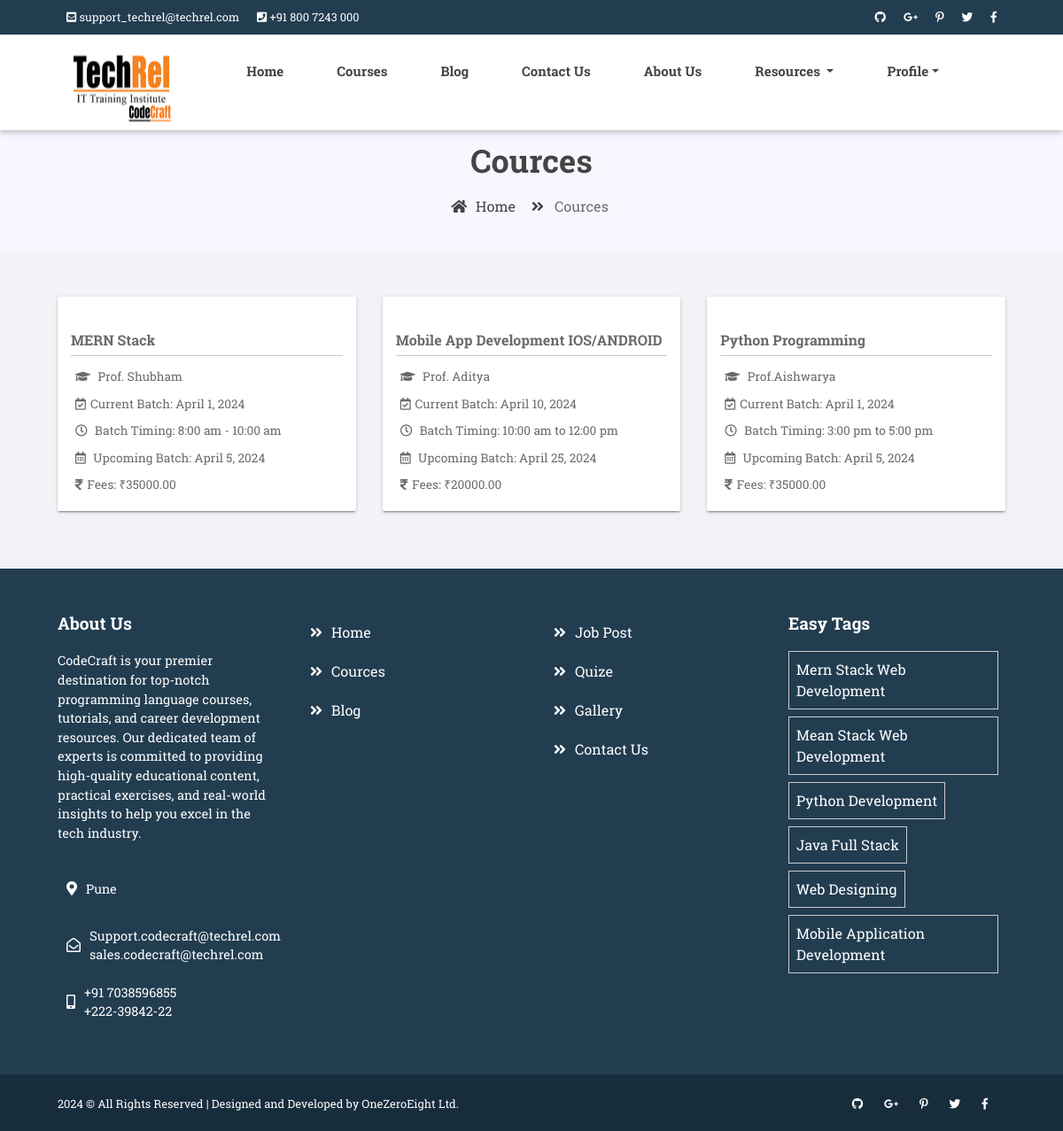
Screenshot of /cources/ with the database file from the repository.
### courses/models.py (models this page shows)
class Course(models.Model):
    course_icon = models.FileField(upload_to="cource/",max_length=250,null=True,default=None)
    course_name = models.CharField(max_length=100)
    professor_name = models.CharField(max_length=100)
    current_batch_date = models.DateField()
    batch_timing = models.CharField(max_length=100)
    upcoming_batch = models.DateField()
    fees = models.DecimalField(max_digits=10, decimal_places=2)

### CodeCraft/views.py (the view)
# urls.py: path('cources/',views.cources),
def cources(request):
    courseData=Course.objects.all()[:6] # limit for only six courses
    Data1={
        'courseData':courseData
    }
    return render(request,"cources.html",Data1)

### templates/cources.html (shortened to what this page needs)
<!doctype html>
<html lang="en">
<head>
    <link rel="stylesheet" href="/static/assets/css/bootstrap.min.css">
    <link rel="stylesheet" href="/static/assets/css/fontawsom-all.min.css">
    <link rel="stylesheet" href="/static/assets/plugins/slider/css/owl.carousel.min.css">
    <link rel="stylesheet" href="/static/assets/plugins/slider/css/owl.theme.default.css">
    <link rel="stylesheet" type="text/css" href="/static/assets/css/style.css" />
</head>
<body>
    {%  include "header.html" %}
    <div class="page-nav no-margin row">
        <div class="container">
            <div class="row">
                <h2>Cources</h2>
                <ul>
                    <li> <a href="/"><i class="fas fa-home"></i> Home</a></li>
                    <li><i class="fas fa-angle-double-right"></i> Cources</li>
                </ul>
            </div>
        </div>
    </div>
<div class="popular-cources pc2">
    <div class="container">
        <div class="row courc-ro">
            {% for CD in courseData %}
            <div class="col-md-4">
                <div class="courc-card">
                    <div class="cource-det">
                        <h6>{{ CD.course_name }}</h6>
                        <ul>
                            <li><i class="fas fa-graduation-cap"></i> {{ CD.professor_name }}</li>
                            <li><i class="far fa-calendar-check"></i>Current Batch: {{ CD.current_batch_date }}</li>
                            <li><i class="far fa-clock"></i> Batch Timing: {{ CD.batch_timing }}</li>
                            <li><i class="far fa-calendar-alt"></i> Upcoming Batch:  {{ CD.upcoming_batch }}</li>
                            <li><i class="fas fa-rupee-sign"></i>Fees: ₹{{ CD.fees}}</li>
                        </ul>
                    </div>
                </div>
            </div>
            {% endfor %}
         </div>
    </div>
</div>
    {%  include "footer.html" %}
    <div class="copy">
        <div class="container">
            <a href="https://onezeroeight.in/">2024 &copy; All Rights Reserved | Designed and Developed by OneZeroEight Ltd.</a>
            <span>
                <a><i class="fab fa-github"></i></a>
                <a><i class="fab fa-google-plus-g"></i></a>
                <a><i class="fab fa-pinterest-p"></i></a>
                <a><i class="fab fa-twitter"></i></a>
                <a><i class="fab fa-facebook-f"></i></a>
            </span>
        </div>
    </div>
</body>
</html>

### templates/header.html (shortened to what this page needs)
{% load static %}
<header>
    <div class="header-top">
        <div class="container">
            <div class="row">
                <div class="col-lg-7 col-md-12 left-item">
                    <ul>
                        <li><i class="fas fa-envelope-square"></i> support_techrel@techrel.com </li>
                        <li><i class="fas fa-phone-square"></i> +91 800 7243 000</li>
                    </ul>
                </div>
                <div class="col-lg-5 d-none d-lg-block right-item">
                    <ul>
                        <li><a><i class="fab fa-github"></i></a></li>
                        <li><a><i class="fab fa-google-plus-g"></i></a></li>
                        <li> <a><i class="fab fa-pinterest-p"></i></a></li>
                        <li><a><i class="fab fa-twitter"></i></a></li>
                        <li> <a><i class="fab fa-facebook-f"></i></a></li>
                    </ul>
                </div>
            </div>
        </div>
    </div>
    <div id="nav-head" class="header-nav">
        <div class="container">
            <div class="row">
                <div class="col-md-2 col-sm-8 nav-img">
                    <img src="/static/assets/images/logo.png" width="300" height="100" alt="">
                </div>
                <div class="col-md-10 d-none d-md-block nav-item">
                    <ul>
                        <li><a href="/">Home</a></li>
                        <li><a href="/cources">Courses</a></li>
                        <li><a href="/blog">Blog</a></li>
                        <li><a href="/contact_us">Contact Us</a></li>
                        <li><a href="/about_us">About Us</a></li>
                        <li class="dropdown">
                            <a href="#" class="dropdown-toggle" data-toggle="dropdown">Resources </a>
                        </li>
                        {% if user.is_authenticated%}
                        <ul>
                           <li>
                             <a href="{% url 'profile' %}">Profile</a>
                             <form method="post" action="{% url 'logout' %}">
                                {% csrf_token %}
                                <button type="submit">Logout</button>
                             </form>
                            </li>
                        </ul>
                        {% else %}
                            <li class="dropdown">
                                <a href="#" class="dropdown-toggle" data-toggle="dropdown">Profile</a>
                            </li>
                        {% endif %}
                     </ul>
                </div>
            </div>
        </div>
    </div>
</header>

### templates/footer.html
{% load static %}
<footer>
    <div class="container">
        <div class="row">
            <div class="col-md-3 about">
                <h2>About Us</h2>
                <p>CodeCraft is your premier destination for top-notch programming language courses, tutorials, and career development resources.
                     Our dedicated team of experts is committed to providing high-quality educational content, practical exercises,
                     and real-world insights to help you excel in the tech industry.
                 </p>
                <div class="foot-address">
                    <div class="icon">
                        <i class="fas fa-map-marker-alt"></i>
                    </div>
                    <div class="addet">
                        Pune
                    </div>
                </div>
                <div class="foot-address">
                    <div class="icon">
                        <i class="far fa-envelope-open"></i>
                    </div>
                    <div class="addet">
                        Support.codecraft@techrel.com <br>
                        sales.codecraft@techrel.com
                    </div>
                </div>
                <div class="foot-address">
                    <div class="icon">
                         <i class="fas fa-mobile-alt"></i>
                    </div>
                    <div class="addet">
                        +91 7038596855 <br>
                        +222-39842-22
                    </div>
                </div>
            </div>
            <div class="col-md-3 glink">
                <ul>
                    <li><a href="/"><i class="fas fa-angle-double-right"></i>Home</a></li>
                    <li><a href="/cources"><i class="fas fa-angle-double-right"></i>Cources</a></li>
                    <li><a href="/blog"><i class="fas fa-angle-double-right"></i>Blog</a></li>
                </ul>
            </div>
            <div class="col-md-3 glink">
                <ul>
                    <li><a href="job_post.html"><i class="fas fa-angle-double-right"></i>Job Post</a></li>
                    <li><a href="quize.html"><i class="fas fa-angle-double-right"></i>Quize</a></li>
                    <li><a href="/gallery"><i class="fas fa-angle-double-right"></i>Gallery</a></li>
                    <li><a href="/contact_us"><i class="fas fa-angle-double-right"></i>Contact Us</a></li>
                </ul>
            </div>
            <div class="col-md-3 tags">
                <h2>Easy Tags</h2>
                <ul>
                    <li>Mern Stack Web Development</li>
                    <li>Mean Stack Web Development</li>
                    <li>Python Development</li>
                    <li>Java Full Stack</li>
                    <li>Web Designing</li>
                    <li>Mobile Application Development</li>
                </ul>
            </div>
        </div>
    </div>
</footer>

### static/assets/css/style.css (style rules this page uses)
* { margin: 0px; padding: 0px; list-style: none; }
img { max-width: 100%; }
a { text-decoration: none; outline: none; color: #444; }
ul { margin-bottom: 0; padding-left: 0; }
html, body { height: 100%; }
p { margin-bottom: 0px; width: 100%; }
.no-margin { margin: 0px; }
::placeholder { color: #747f8a !important; font-size: 13px; opacity: .5 !important; }
h1, h2, h3, h4, h5, h6 { font-family: "mouse-500", Arial, Helvetica, sans-serif; }
body { background-color: #f7f7ff !important; font-family: "mouse-300", Arial, Helvetica, sans-serif; color: #6A6A6A; }
.page-nav { padding: 40px; text-align: center; padding-top: 160px; }
.page-nav ul { float: none; margin: auto; }
.page-nav h2 { font-size: 36px; width: 100%; color: #444; }
.page-nav ul li { float: left; margin-right: 10px; margin-top: 10px; font-size: 16px; }
.page-nav ul li i { width: 30px; text-align: center; color: #444; }
.page-nav ul li a { color: #444; }
.container { max-width: 1100px; }
header { box-shadow: 0 2px 5px 0 rgba(0, 0, 0, 0.16), 0 2px 10px 0 rgba(0, 0, 0, 0.12); position: absolute; width: 100%; z-index: 999; background-color: #FFF; }
header .header-top { background-color: #223d50; }
header .header-top .left-item ul li { float: left; color: #FFF; padding: 10px; font-size: .8rem; }
header .header-top .right-item ul { float: right; }
header .header-top .right-item ul li { float: left; color: #FFF; padding: 10px; font-size: .8rem; }
header .header-nav .nav-item { z-index: 999; }
header .header-nav .nav-item ul li { float: left; font-family: "mouse-500", Arial, Helvetica, sans-serif; font-size: 15px; padding: 30px; }
header .header-nav .nav-img img { width: 200px; padding: 3px; margin-top: 8px; }
.popular-cources { padding: 50px; margin-top: 115px; }
.popular-cources .courc-card { background-color: #FFF; box-shadow: 0 3px 1px -2px rgba(0, 0, 0, 0.2), 0 2px 2px 0 rgba(0, 0, 0, 0.14), 0 1px 5px 0 rgba(0, 0, 0, 0.12); border-radius: 2px; margin-bottom: 15px; }
.popular-cources .courc-card .cource-det { padding: 15px; }
.popular-cources .courc-card .cource-det h6 { padding-bottom: 8px; border-bottom: 1px solid #CCC; }
.popular-cources .courc-card .cource-det ul li { font-size: .85rem; padding: 5px; }
.popular-cources .courc-card .cource-det ul li i { margin-right: 5px; }
footer { padding: 50px; background-color: #223d50; color: #FFF; }
footer h2 { font-size: 1.2rem; margin-bottom: 20px; }
footer .about p { font-size: .9em; margin-bottom: 20px; }
footer .about .foot-address { display: flex; }
footer .about .foot-address .icon { padding: 20px 10px; }
footer .about .foot-address .addet { font-size: .9rem; margin: auto 0px; }
footer .glink ul li { padding: 10px; }
footer .glink ul li i { margin-right: 10px; }
footer .glink ul li a { color: #FFF; }
footer .tags ul li { float: left; padding: 8px; margin-right: 8px; margin-bottom: 8px; border: 1px solid #CCC; }
.copy { padding: 20px; background-color: #172d3c; color: #FFF; }
.copy a { color: #FFF; font-size: .8rem; }
.copy span { float: right; }
.copy span i { margin-right: 20px; }
.pc2 { margin-top: 0px; background-color: #eaeaea5e; }
body { background-color: rgb(153, 218, 196); }

### rows the page displays
Course: course_name "MERN Stack", professor_name "Prof. Shubham", current_batch_date "April 1, 2024", batch_timing "8:00 am - 10:00 am", upcoming_batch "April 5, 2024", fees "35000.00"
Course: course_name "Mobile App Development IOS/ANDROID", professor_name "Prof. Aditya", current_batch_date "April 10, 2024", batch_timing "10:00 am to 12:00 pm", upcoming_batch "April 25, 2024", fees "20000.00"
Course: course_name "Python Programming", professor_name "Prof.Aishwarya", current_batch_date "April 1, 2024", batch_timing "3:00 pm to 5:00 pm", upcoming_batch "April 5, 2024", fees "35000.00"
